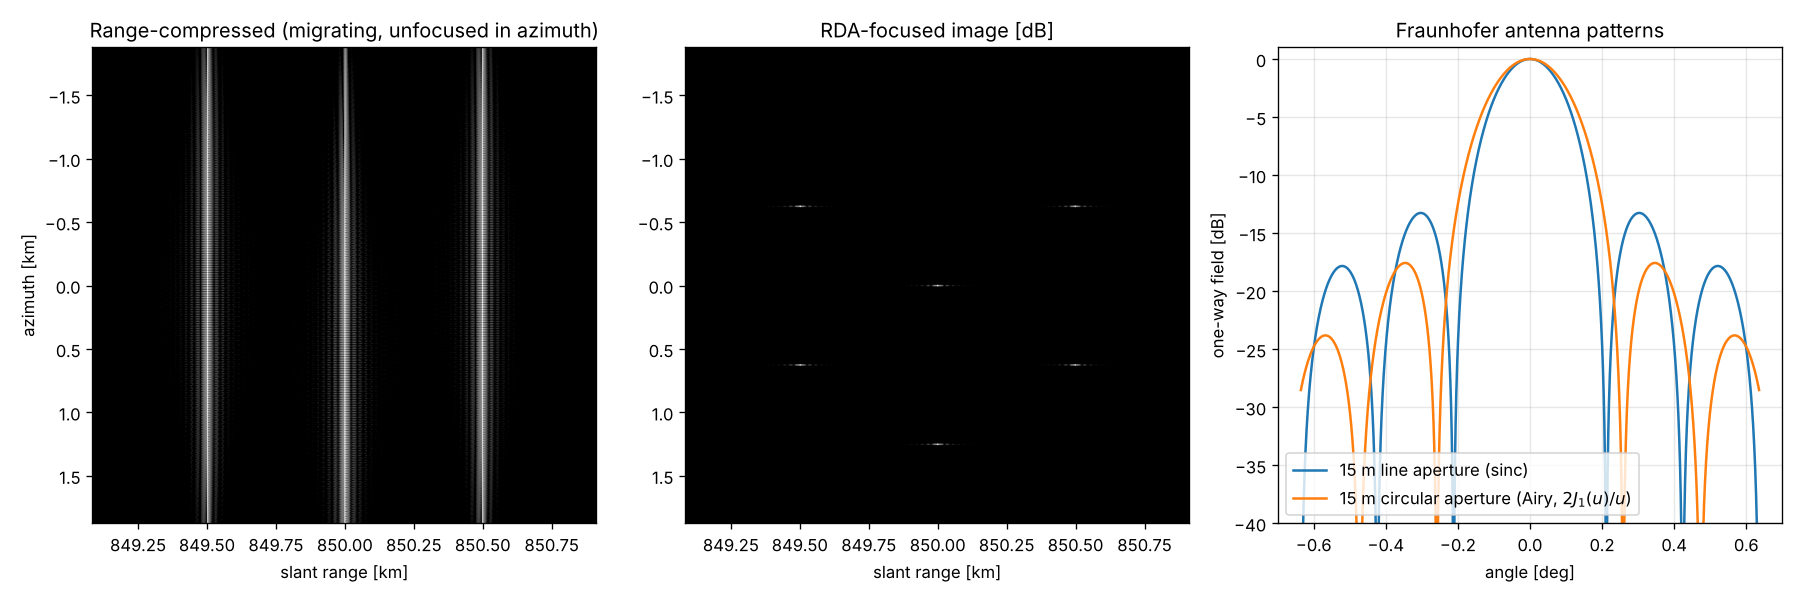

The Python source for this figure:
"""Demo: focus a C-band stripmap scene of corner reflectors, RADARSAT-2-class
parameters (15 m antenna, 5.405 GHz, 30 MHz chirp), and print the system
performance numbers. Parameters are representative, not flight values."""
import numpy as np
import matplotlib
matplotlib.use("Agg")
import matplotlib.pyplot as plt
from sarsim.rda import SARParams, simulate_raw, rda, range_compress, C
from sarsim.radar import nesz, resolution, ambiguity_prf_limits
from sarsim.antenna import rect_pattern, circ_pattern
from sarsim.chirp import irf_metrics

p = SARParams()
dr = C / (2 * p.fs)
targets = [(p.range_axis()[p.n_rg // 2 + dj], di / p.prf, 1.0)
           for dj, di in [(0, 0), (-120, -150), (120, -150), (-120, 150), (120, 150), (0, 300)]]
rng = np.random.default_rng(7)
raw = simulate_raw(p, targets, noise_std=0.05, rng=rng)
rc = range_compress(p, raw)
img = rda(p, raw)

inc = np.radians(35.0)
s0 = nesz(300.0, 10 ** 4.5, p.lam, p.R_ref, p.Vr, p.B, inc, 600.0, 10 ** 0.3, 10 ** 0.5)
dsr, da = resolution(p.B, p.La)
prf_min, prf_max = ambiguity_prf_limits(p.Vr, p.La, 50e3 * np.sin(inc))
a = np.abs(img)
I, J = p.n_az // 2, p.n_rg // 2          # the centre reflector
w_r, pslr_r, islr_r = irf_metrics(img[I, J - 100:J + 100])
w_a, pslr_a, _ = irf_metrics(img[I - 128:I + 128, J])
print(f"wavelength {p.lam*100:.2f} cm, chirp TB = {p.Tp*p.B:.0f}")
print(f"slant-range resolution: theory {dsr:.2f} m, measured {w_r*dr:.2f} m, PSLR {pslr_r:.2f} dB, ISLR {islr_r:.2f} dB")
print(f"ground-range resolution at 35 deg incidence: {dsr/np.sin(inc):.2f} m")
print(f"azimuth resolution: L_a/2 = {da:.2f} m, measured {w_a*p.Vr/p.prf:.2f} m")
print(f"NESZ (300 W avg, 45 dBi, 600 K, F = 3 dB, L = 5 dB): {10*np.log10(s0):.1f} dB")
print(f"PRF window for a 50 km ground swath: {prf_min:.0f} Hz < PRF < {prf_max:.0f} Hz (using {p.prf:.0f} Hz)")

R, eta = p.range_axis(), p.az_axis()
sl = (slice(I - 450, I + 450), slice(J - 220, J + 220))
ext = [R[sl[1]][0] / 1e3, R[sl[1]][-1] / 1e3, eta[sl[0]][-1] * p.Vr / 1e3, eta[sl[0]][0] * p.Vr / 1e3]
fig, ax = plt.subplots(1, 3, figsize=(15, 5))
ax[0].imshow(20 * np.log10(np.abs(rc[sl]) / np.abs(rc).max() + 1e-6), aspect="auto", extent=ext, vmin=-40, cmap="gray")
ax[0].set(title="Range-compressed (migrating, unfocused in azimuth)", xlabel="slant range [km]", ylabel="azimuth [km]")
ax[1].imshow(20 * np.log10(a[sl] / a.max() + 1e-6), aspect="auto", extent=ext, vmin=-40, cmap="gray")
ax[1].set(title="RDA-focused image [dB]", xlabel="slant range [km]")
th = np.linspace(-3, 3, 2000) * p.lam / p.La
ax[2].plot(np.degrees(th), 20 * np.log10(np.abs(rect_pattern(th, p.La, p.lam)) + 1e-9), label="15 m line aperture (sinc)")
ax[2].plot(np.degrees(th), 20 * np.log10(np.abs(circ_pattern(th, p.La, p.lam)) + 1e-9), label="15 m circular aperture (Airy, $2J_1(u)/u$)")
ax[2].set(ylim=(-40, 1), xlabel="angle [deg]", ylabel="one-way field [dB]", title="Fraunhofer antenna patterns")
ax[2].legend(); ax[2].grid(alpha=.3)
fig.tight_layout(); fig.savefig("examples/demo.png", dpi=120)
print("saved examples/demo.png")
